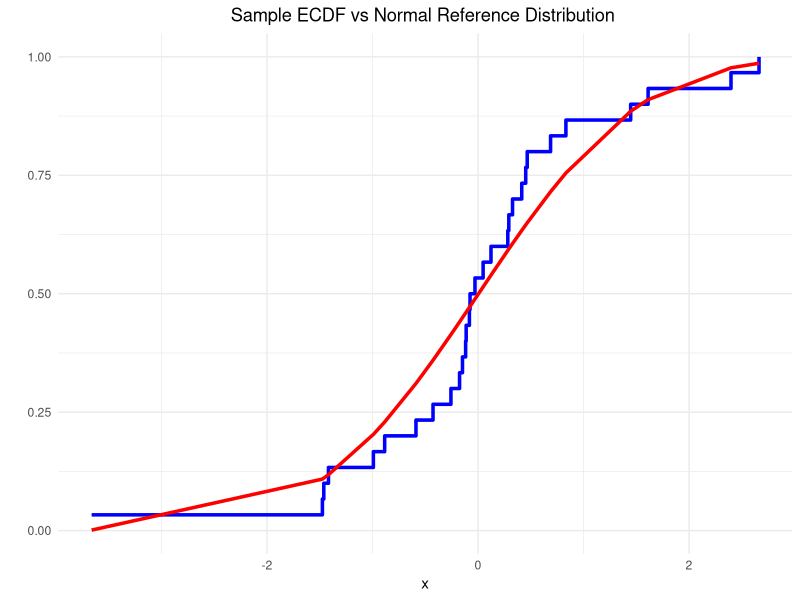
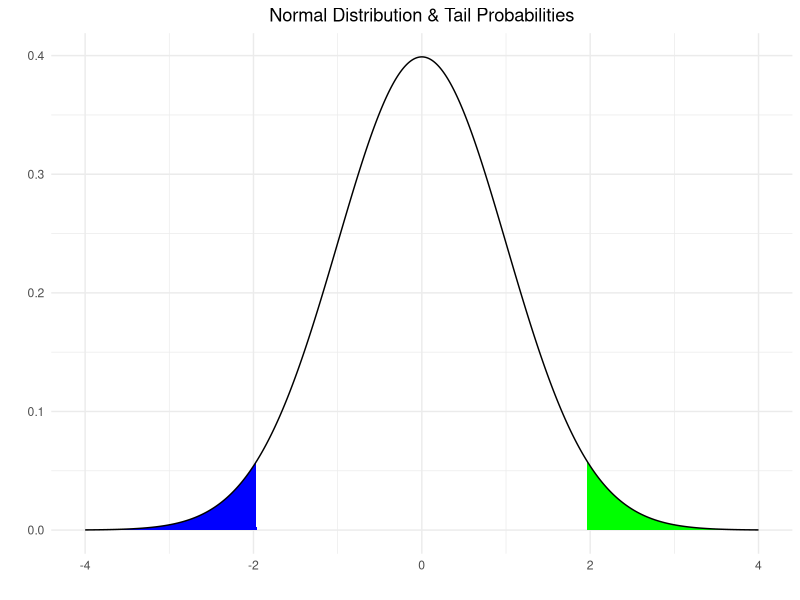

Here is the R script that generated these plots, in order:
### Making some toy plots to demonstrate how KS works!
library(ggplot2)
library(ggpubr)

## TOY PLOT 1: 

# Generate random data
set.seed(123)
data <- rt(30, df=29)

# Create a data frame with the empirical and normal CDF values
df <- data.frame(x = sort(data), 
                 ecdf = ecdf(data)(sort(data)),
                 norm_cdf = pnorm(sort(data), mean = mean(data), sd = sd(data)))

# Plot the ECDF and normal CDF
p1 <- ggplot(df, aes(x)) +
  geom_step(aes(y = ecdf), color = "blue", size = 1.2) +
  geom_line(aes(y = norm_cdf), color = "red", size = 1.2) +
  labs(x = "x", y="",
       title = "Sample ECDF vs Normal Reference Distribution ") +
  theme_minimal() + theme(plot.title = element_text(hjust = 0.5))

# Save 
ggsave(filename = "figures/ECDF_Normal_Comp.png", plot = p1, device = "png", height = 6, width = 8, dpi = 1200)



## TOY PLOT 2:

# Define the normal distribution parameters
mu <- 0
sigma <- 1

# Generate x values for the normal distribution
x <- seq(-4, 4, length.out = 1000)

# Calculate the normal density
y <- dnorm(x, mean = mu, sd = sigma)

# Create a data frame for the shaded regions
df <- data.frame(x = x, y = y)

# Shade the tails
p2 <- ggplot(df, aes(x, y)) +
  geom_area(data = subset(df, x < qnorm(0.025)), fill = "blue") +
  geom_area(data = subset(df, x > qnorm(0.975)), fill = "green") +
  geom_line(color = "black") +
  labs(title = "Normal Distribution & Tail Probabilities", 
       x = "", y = "") +
  theme_minimal()+ theme(plot.title = element_text(hjust = 0.5))

# Save
ggsave(filename = "figures/Normal_Tails.png", plot = p2, device = "png", height = 6, width = 8, dpi = 1200)




